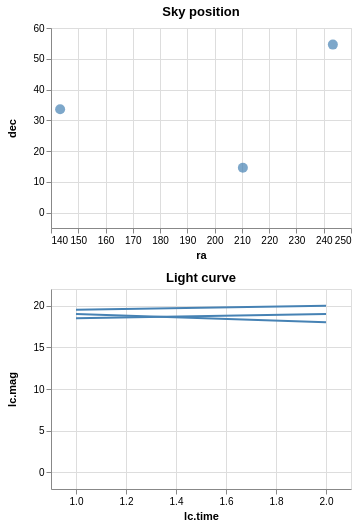

Here is the Vega-Lite specification saved for this chart:
### Vega specification from a JSON file in a GitHub repository (floating-point values rounded to 4 significant figures)
{"$schema": "https://vega.github.io/schema/vega/v4.json", "description": "Show a line chart corresponding to selected points.", "autosize": "pad", "padding": 5, "width": 300, "data": [{"name": "pts_store"}, {"name": "source_0", "values": [{"id": "001", "ra": 243.3, "dec": "+54.6", "lc": [{"time": 1, "mag": 18.5}, {"time": 2, "mag": 19}]}, {"id": "002", "ra": 210.3, "dec": "+14.6", "lc": [{"time": 1, "mag": 19.5}, {"time": 2, "mag": 20}]}, {"id": "003", "ra": 143.3, "dec": "+33.6", "lc": [{"time": 1, "mag": 19}, {"time": 2, "mag": 18}]}]}, {"name": "data_0", "source": "source_0", "transform": [{"type": "flatten", "fields": ["lc"], "as": ["lc"]}]}, {"name": "data_1", "source": "data_0", "transform": [{"type": "aggregate", "groupby": ["ra", "dec", "id"], "ops": [], "fields": [], "as": []}]}, {"name": "data_2", "source": "data_0", "transform": [{"type": "formula", "expr": "datum[\"lc\"] && datum[\"lc\"][\"time\"]", "as": "lc.time"}, {"type": "formula", "expr": "datum[\"lc\"] && datum[\"lc\"][\"mag\"]", "as": "lc.mag"}, {"type": "filter", "expr": "!(length(data(\"pts_store\"))) || (vlSelectionTest(\"pts_store\", datum))"}]}], "signals": [{"name": "concat_0_height", "value": 200}, {"name": "concat_1_height", "value": 200}, {"name": "unit", "value": {}, "on": [{"events": "mousemove", "update": "isTuple(group()) ? group() : unit"}]}, {"name": "pts", "update": "vlSelectionResolve(\"pts_store\")"}], "layout": {"padding": {"row": 10, "column": 10}, "columns": 1, "bounds": "full", "align": "each"}, "marks": [{"type": "group", "name": "concat_0_group", "title": {"text": "Sky position", "frame": "group"}, "style": "cell", "encode": {"update": {"width": {"signal": "width"}, "height": {"signal": "concat_0_height"}}}, "signals": [{"name": "pts_tuple", "value": {}, "on": [{"events": [{"source": "scope", "type": "click"}], "update": "datum && item().mark.marktype !== 'group' ? {unit: \"concat_0\", fields: pts_tuple_fields, values: [(item().isVoronoi ? datum.datum : datum)[\"id\"]]} : null", "force": true}]}, {"name": "pts_tuple_fields", "update": "[{\"field\":\"id\",\"type\":\"E\"}]"}, {"name": "pts_toggle", "value": false, "on": [{"events": [{"source": "scope", "type": "click"}], "update": "event.shiftKey"}]}, {"name": "pts_modify", "on": [{"events": {"signal": "pts_tuple"}, "update": "modify(\"pts_store\", pts_toggle ? null : pts_tuple, pts_toggle ? null : true, pts_toggle ? pts_tuple : null)"}]}], "marks": [{"name": "concat_0_marks", "type": "symbol", "style": ["circle"], "from": {"data": "data_1"}, "encode": {"update": {"opacity": {"value": 0.7}, "fill": [{"test": "datum[\"ra\"] === null || isNaN(datum[\"ra\"]) || datum[\"dec\"] === null || isNaN(datum[\"dec\"])", "value": null}, {"test": "!(length(data(\"pts_store\"))) || (vlSelectionTest(\"pts_store\", datum))", "value": "steelblue"}, {"value": "grey"}], "tooltip": {"signal": "{\"ra\": format(datum[\"ra\"], \"\"), \"dec\": format(datum[\"dec\"], \"\")}"}, "x": {"scale": "concat_0_x", "field": "ra"}, "y": {"scale": "concat_0_y", "field": "dec"}, "size": {"value": 100}, "shape": {"value": "circle"}}}}], "axes": [{"scale": "concat_0_x", "orient": "bottom", "grid": false, "title": "ra", "labelFlush": true, "labelOverlap": true, "tickCount": {"signal": "ceil(width/40)"}, "zindex": 1}, {"scale": "concat_0_x", "orient": "bottom", "gridScale": "concat_0_y", "grid": true, "tickCount": {"signal": "ceil(width/40)"}, "domain": false, "labels": false, "maxExtent": 0, "minExtent": 0, "ticks": false, "zindex": 0}, {"scale": "concat_0_y", "orient": "left", "grid": false, "title": "dec", "labelOverlap": true, "tickCount": {"signal": "ceil(concat_0_height/40)"}, "zindex": 1}, {"scale": "concat_0_y", "orient": "left", "gridScale": "concat_0_x", "grid": true, "tickCount": {"signal": "ceil(concat_0_height/40)"}, "domain": false, "labels": false, "maxExtent": 0, "minExtent": 0, "ticks": false, "zindex": 0}]}, {"type": "group", "name": "concat_1_group", "title": {"text": "Light curve", "frame": "group"}, "style": "cell", "encode": {"update": {"width": {"signal": "width"}, "height": {"signal": "concat_1_height"}}}, "marks": [{"name": "concat_1_pathgroup", "type": "group", "from": {"facet": {"name": "faceted_path_concat_1_main", "data": "data_2", "groupby": ["id"]}}, "encode": {"update": {"width": {"field": {"group": "width"}}, "height": {"field": {"group": "height"}}}}, "marks": [{"name": "concat_1_marks", "type": "line", "style": ["line"], "sort": {"field": "datum[\"lc.time\"]", "order": "descending"}, "from": {"data": "faceted_path_concat_1_main"}, "encode": {"update": {"stroke": {"value": "steelblue"}, "tooltip": {"signal": "{\"lc.time\": format(datum[\"lc.time\"], \"\"), \"lc.mag\": format(datum[\"lc.mag\"], \"\"), \"id\": ''+datum[\"id\"]}"}, "x": {"scale": "concat_1_x", "field": "lc\\.time"}, "y": {"scale": "concat_1_y", "field": "lc\\.mag"}, "defined": {"signal": "datum[\"lc.time\"] !== null && !isNaN(datum[\"lc.time\"]) && datum[\"lc.mag\"] !== null && !isNaN(datum[\"lc.mag\"])"}}}}]}], "axes": [{"scale": "concat_1_x", "orient": "bottom", "grid": false, "title": "lc.time", "labelFlush": true, "labelOverlap": true, "tickCount": {"signal": "ceil(width/40)"}, "zindex": 1}, {"scale": "concat_1_x", "orient": "bottom", "gridScale": "concat_1_y", "grid": true, "tickCount": {"signal": "ceil(width/40)"}, "domain": false, "labels": false, "maxExtent": 0, "minExtent": 0, "ticks": false, "zindex": 0}, {"scale": "concat_1_y", "orient": "left", "grid": false, "title": "lc.mag", "labelOverlap": true, "tickCount": {"signal": "ceil(concat_1_height/40)"}, "zindex": 1}, {"scale": "concat_1_y", "orient": "left", "gridScale": "concat_1_x", "grid": true, "tickCount": {"signal": "ceil(concat_1_height/40)"}, "domain": false, "labels": false, "maxExtent": 0, "minExtent": 0, "ticks": false, "zindex": 0}]}], "scales": [{"name": "concat_0_x", "type": "linear", "domain": {"data": "data_1", "field": "ra"}, "range": [0, {"signal": "width"}], "zero": false, "nice": true, "padding": 5}, {"name": "concat_0_y", "type": "linear", "domain": {"data": "data_1", "field": "dec"}, "range": [{"signal": "concat_0_height"}, 0], "nice": true, "zero": true, "padding": 5}, {"name": "concat_1_x", "type": "linear", "domain": {"data": "data_2", "field": "lc\\.time"}, "range": [0, {"signal": "width"}], "zero": false, "nice": true, "padding": 5}, {"name": "concat_1_y", "type": "linear", "domain": {"data": "data_2", "field": "lc\\.mag"}, "range": [{"signal": "concat_1_height"}, 0], "nice": true, "zero": true, "padding": 5}], "config": {"axisY": {"minExtent": 30}}}
